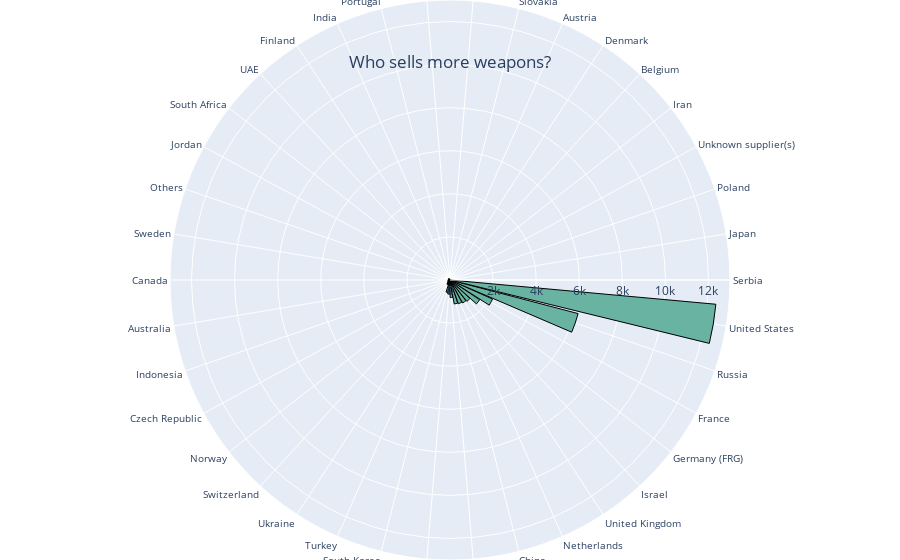

The notebook cell saved with this chart:
### Code cell
import plotly.graph_objects as go

df = df.dropna(subset=['Value'])
df = df.sort_values(by='Value')
# Create the figure
fig = go.Figure()

# Add the bars
fig.add_trace(go.Barpolar(r=df['Value'], theta=df['Country'],
                         marker=dict(color='#69b3a2', line=dict(color='black', width=1))))

# Customize the layout
fig.update_layout(polar=dict(radialaxis=dict(visible=True, range=[0, 13000])),
                  showlegend=False,
                  margin=dict(l=0, r=0, t=0, b=0),
                  polar_angularaxis=dict(tickfont=dict(size=10)))

fig.update_layout(title=dict(text="Who sells more weapons?", x=0.5, y=0.9))


# Show the plot
fig.show()

### Figure 1 — Plotly figure (JSON) as saved in the notebook; plotly's stock layout.template omitted (floating-point values rounded to 4 significant figures)
{"data": [{"marker": {"color": "#69b3a2", "line": {"color": "black", "width": 1}}, "r": [2, 2, 3, 7, 10, 12, 12, 22, 22, 23, 45, 56, 56, 58, 72, 74, 77, 77, 83, 87, 97, 102, 110, 134, 186, 240, 244, 587, 660, 814, 1131, 1167, 1214, 1263, 1653, 2162, 6148, 12394], "theta": ["Serbia", "Japan", "Poland", "Unknown supplier(s)", "Iran", "Belgium", "Denmark", "Austria", "Slovakia", "Belarus", "Brazil", "Portugal", "India", "Finland", "UAE", "South Africa", "Jordan", "Others", "Sweden", "Canada", "Australia", "Indonesia", "Czech Republic", "Norway", "Switzerland", "Ukraine", "Turkey", "South Korea", "Italy", "Spain", "China", "Netherlands", "United Kingdom", "Israel", "Germany (FRG)", "France", "Russia", "United States"], "type": "barpolar"}], "layout": {"margin": {"b": 0, "l": 0, "r": 0, "t": 0}, "polar": {"angularaxis": {"tickfont": {"size": 10}}, "radialaxis": {"range": [0, 13000], "visible": true}}, "showlegend": false, "title": {"text": "Who sells more weapons?", "x": 0.5, "y": 0.9}}}
